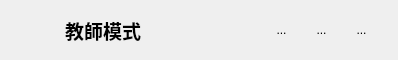
        <widget class="QWidget" name="menu" native="true">
         <property name="minimumSize">
          <size>
           <width>0</width>
           <height>60</height>
          </size>
         </property>
         <property name="maximumSize">
          <size>
           <width>16777215</width>
           <height>60</height>
          </size>
         </property>
         <property name="styleSheet">
          <string notr="true">QPushButton{
border:none;
}

#menu{
background-color:#FFCD00;

}

QToolButton{
border:none;
}

QLineEdit{
border:none;
border-radius:5px;
}</string>
         </property>
         <layout class="QHBoxLayout" name="horizontalLayout_3">
          <property name="spacing">
           <number>0</number>
          </property>
          <property name="leftMargin">
           <number>0</number>
          </property>
          <property name="topMargin">
           <number>0</number>
          </property>
          <property name="rightMargin">
           <number>0</number>
          </property>
          <property name="bottomMargin">
           <number>0</number>
          </property>
          <item>
           <widget class="QWidget" name="menu_1_open" native="true">
            <property name="minimumSize">
             <size>
              <width>150</width>
              <height>0</height>
             </size>
            </property>
            <property name="maximumSize">
             <size>
              <width>200</width>
              <height>16777215</height>
             </size>
            </property>
            <layout class="QHBoxLayout" name="horizontalLayout_4">
             <item>
              <widget class="QPushButton" name="open_menu_button">
               <property name="text">
                <string/>
               </property>
               <property name="icon">
                <iconset>
                 <normaloff>icon/menu_bar.png</normaloff>icon/menu_bar.png</iconset>
               </property>
               <property name="iconSize">
                <size>
                 <width>50</width>
                 <height>50</height>
                </size>
               </property>
               <property name="checkable">
                <bool>true</bool>
               </property>
               <property name="autoExclusive">
                <bool>true</bool>
               </property>
              </widget>
             </item>
             <item>
              <widget class="QLabel" name="teacher_txt">
               <property name="font">
                <font>
                 <family>微軟正黑體</family>
                 <pointsize>14</pointsize>
                 <weight>75</weight>
                 <bold>true</bold>
                </font>
               </property>
               <property name="text">
                <string>教師模式</string>
               </property>
              </widget>
             </item>
            </layout>
           </widget>
          </item>
          <item>
           <widget class="QWidget" name="menu_2" native="true">
            <layout class="QHBoxLayout" name="horizontalLayout_7">
             <item>
              <spacer name="horizontalSpacer_2">
               <property name="orientation">
                <enum>Qt::Horizontal</enum>
               </property>
               <property name="sizeHint" stdset="0">
                <size>
                 <width>40</width>
                 <height>20</height>
                </size>
               </property>
              </spacer>
             </item>
             <item>
              <spacer name="horizontalSpacer_3">
               <property name="orientation">
                <enum>Qt::Horizontal</enum>
               </property>
               <property name="sizeHint" stdset="0">
                <size>
                 <width>40</width>
                 <height>20</height>
                </size>
               </property>
              </spacer>
             </item>
            </layout>
           </widget>
          </item>
          <item>
           <widget class="QWidget" name="menu_3" native="true">
            <property name="minimumSize">
             <size>
              <width>150</width>
              <height>0</height>
             </size>
            </property>
            <property name="maximumSize">
             <size>
              <width>150</width>
              <height>16777215</height>
             </size>
            </property>
            <property name="styleSheet">
             <string notr="true"/>
            </property>
            <layout class="QHBoxLayout" name="horizontalLayout_6">
             <item>
              <widget class="QToolButton" name="min_button">
               <property name="text">
                <string>...</string>
               </property>
               <property name="icon">
                <iconset>
                 <normaloff>icon/min_window.png</normaloff>icon/min_window.png</iconset>
               </property>
               <property name="iconSize">
                <size>
                 <width>50</width>
                 <height>50</height>
                </size>
               </property>
              </widget>
             </item>
             <item>
              <widget class="QToolButton" name="max_button">
               <property name="text">
                <string>...</string>
               </property>
               <property name="icon">
                <iconset>
                 <normaloff>icon/open_in_full_window.png</normaloff>icon/open_in_full_window.png</iconset>
               </property>
               <property name="iconSize">
                <size>
                 <width>50</width>
                 <height>50</height>
                </size>
               </property>
              </widget>
             </item>
             <item>
              <widget class="QToolButton" name="close_button">
               <property name="text">
                <string>...</string>
               </property>
               <property name="icon">
                <iconset>
                 <normaloff>icon/close_window.png</normaloff>icon/close_window.png</iconset>
               </property>
               <property name="iconSize">
                <size>
                 <width>50</width>
                 <height>50</height>
                </size>
               </property>
              </widget>
             </item>
            </layout>
           </widget>
          </item>
         </layout>
        </widget>
